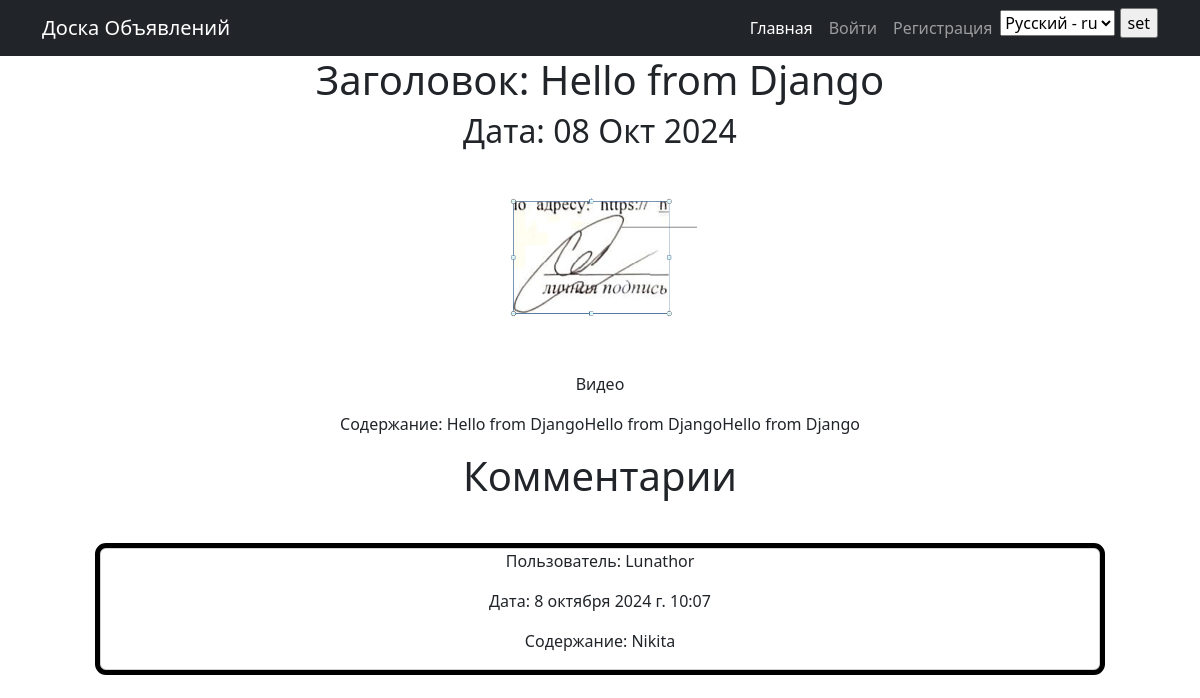
/post/1/, run on an earlier commit of the app's database.
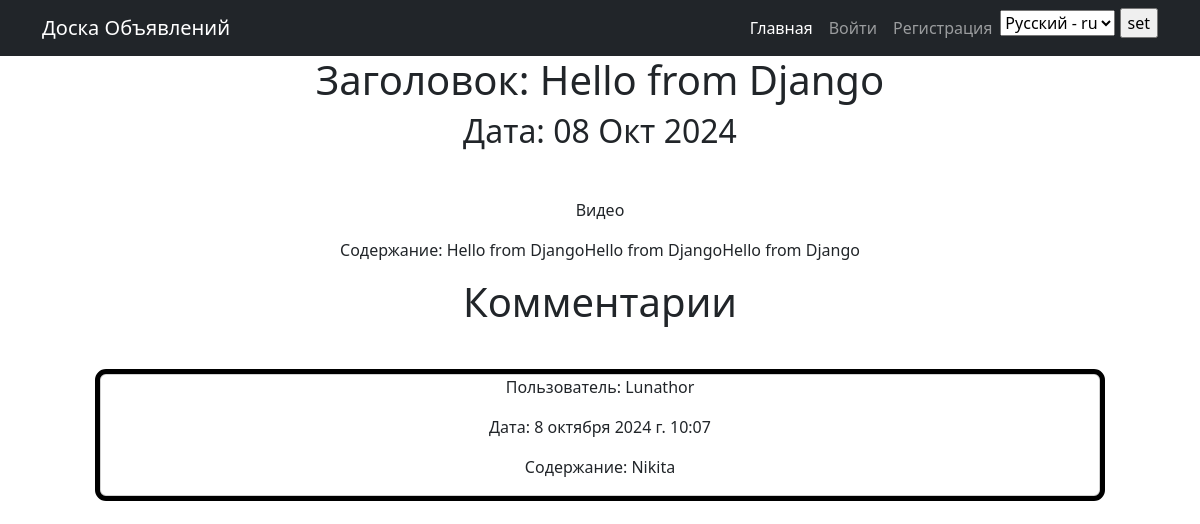
And on a later commit of the database.
### desk/models.py (models this page shows, shortened)
class Image(models.Model):
    file = models.ImageField(upload_to='desk/gallery/images', verbose_name=_('Картинка'))
    post = ForeignKey(Post, on_delete=models.CASCADE, verbose_name=_('Пост'))

class Comment(models.Model):
    post = models.ForeignKey(Post, on_delete=models.CASCADE, verbose_name=_('Пост'))
    author = models.ForeignKey(User, on_delete=models.CASCADE, verbose_name=_('Автор комментария'))
    text = models.TextField(verbose_name=_('Содержание комментария'))
    datecreation = models.DateTimeField(auto_now_add=True)
    is_confirmed = models.BooleanField(default=False, verbose_name='Подтвержденный комментарий')

class User(AbstractUser):
    email = models.EmailField(unique=True)
    is_verified = models.BooleanField(default=False)
    email_conf_code = models.CharField(max_length=6, blank=True, null=True)
    users_comments = models.BooleanField(default=True, verbose_name="Новые комментарии")
    about_sub = models.BooleanField(default=False, verbose_name="Новости сайта")
    USERNAME_FIELD = 'email'
    REQUIRED_FIELDS = ['username']
    def __str__(self):
        return f'{self.username}'

### desk/views.py (the view)
# urls.py: path('post/<int:pk>/', post_review, name='PostReview'),
def post_review(request, pk):
    post = Post.objects.get(pk=pk)
    comments = Comment.objects.filter(post=post).order_by('-datecreation')
    if request.user.is_authenticated:
        user_verification = request.user.is_verified or request.user.is_staff
    else:
        user_verification = False
    if request.method == 'POST':
        text = request.POST['text']
        Comment.objects.create(text=text, post=post, author=request.user)
        email_about_new_comment(author=post.author, post_pk=post.id)
        return redirect('PostReview', pk=pk)
    return render(
        request,
        'PostReview.html',
        {'post': post, 'comments': comments, 'user_verification': user_verification}
    )

### desk/templatetags/custom_filters.py (called while the page is built)
@register.filter
def is_image_exist(value: Post) -> bool:
    if Image.objects.filter(post=value.pk).first():
        return True
    else:
        return False

@register.filter
def get_image(value: Post) -> list[Image]:
    return Image.objects.filter(post=value.pk).all()

@register.filter
def is_video_exist(value: Post) -> bool:
    if Video.objects.filter(post=value.pk).first():
        return True
    else:
        return False

@register.filter
def get_video(value: Post) -> list[Video]:
    return Video.objects.filter(post=value.pk).all()

### templates/PostReview.html (shortened to what this page needs)
{% extends 'flatpages/default.html' %}
{% load i18n %}
{% load custom_filters %}
{% load custom_tags %}
{% load embed_video_tags %}
{% block content %}
    <h1>{% trans 'Заголовок' %}: {{ post.title }}</h1>
    <h2>{% trans 'Дата' %}: {{ post.datecreation|date:'d M Y' }}</h2>
    {% if post|is_image_exist %}
        <div class="container px-4 px-lg-5 mt-5">
            <div class="row gx-4 gx-lg-5 row-cols-2 row-cols-md-3 row-cols-xl-4 justify-content-center">
                {% for image in post|get_image %}
                    <img style="max-width: 600px" src={{image.file.url}} />
                {% endfor %}
            </div>
        </div>
    {% endif %}
    {% if post|is_video_exist %}
        <div class="container px-4 px-lg-5 mt-5 justify-content-center">
            <div class="row gx-4 gx-lg-3 row-cols-2 row-cols-md-3 row-cols-xl-3 justify-content-center">
                <p>{% trans 'Видео' %}</p>
            </div>
        </div>
    {% endif %}
    <p>
        {% trans 'Содержание' %}:
        {{ post.text }}
    </p>
    <div class="container px-4 px-lg-5">
        <div class="text-center">
            <h1>
                {% trans 'Комментарии' %}
            </h1>
        </div>
    </div>
    <div class="container px-4 px-lg-5 mt-5 justify-content-center">
        {% for comment in comments %}
            {% if comment.is_confirmed %}
                <div class="row gx-4 gx-lg-5 row-cols-2 row-cols-md-3 row-cols-xl-4 mt-3 justify-content-center">
                    <div class="card h-100" style="height: 200px; width: 1000px; outline: 5px black solid;">
                        <p>
                            {% trans 'Пользователь' %}:
                            {{ comment.author }}
                        </p>
                        <p>
                            {% trans 'Дата' %}:
                            {{ comment.datecreation }}
                        </p>
                        <p>
                            {% trans 'Содержание' %}:
                            {{ comment.text }}
                        </p>
                    </div>
                </div>
            {% endif %}
        {% endfor %}
    </div>
{% endblock content %}

What changed in the data, as far as the page shows it:
removed Image: file (picture)
